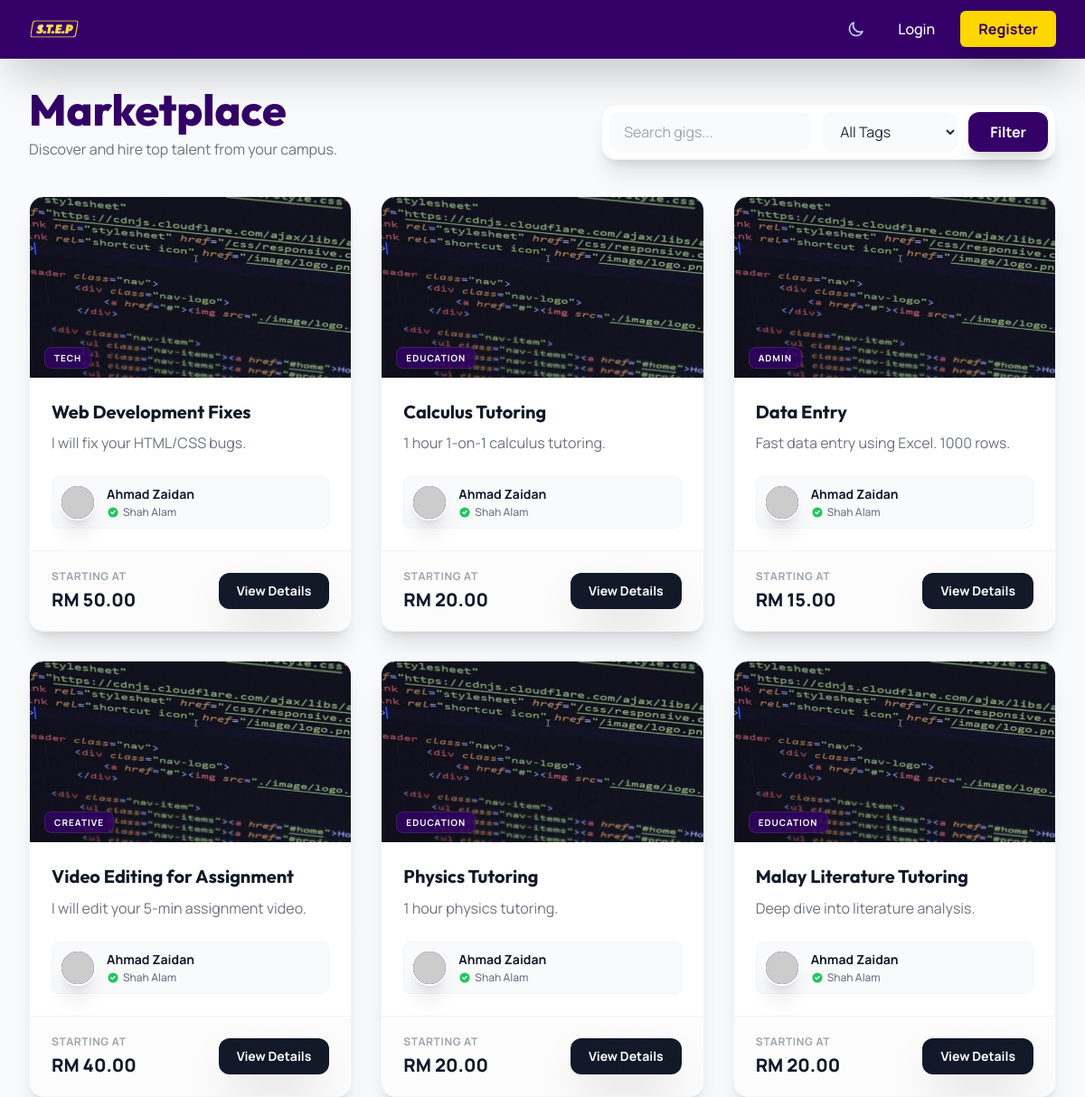
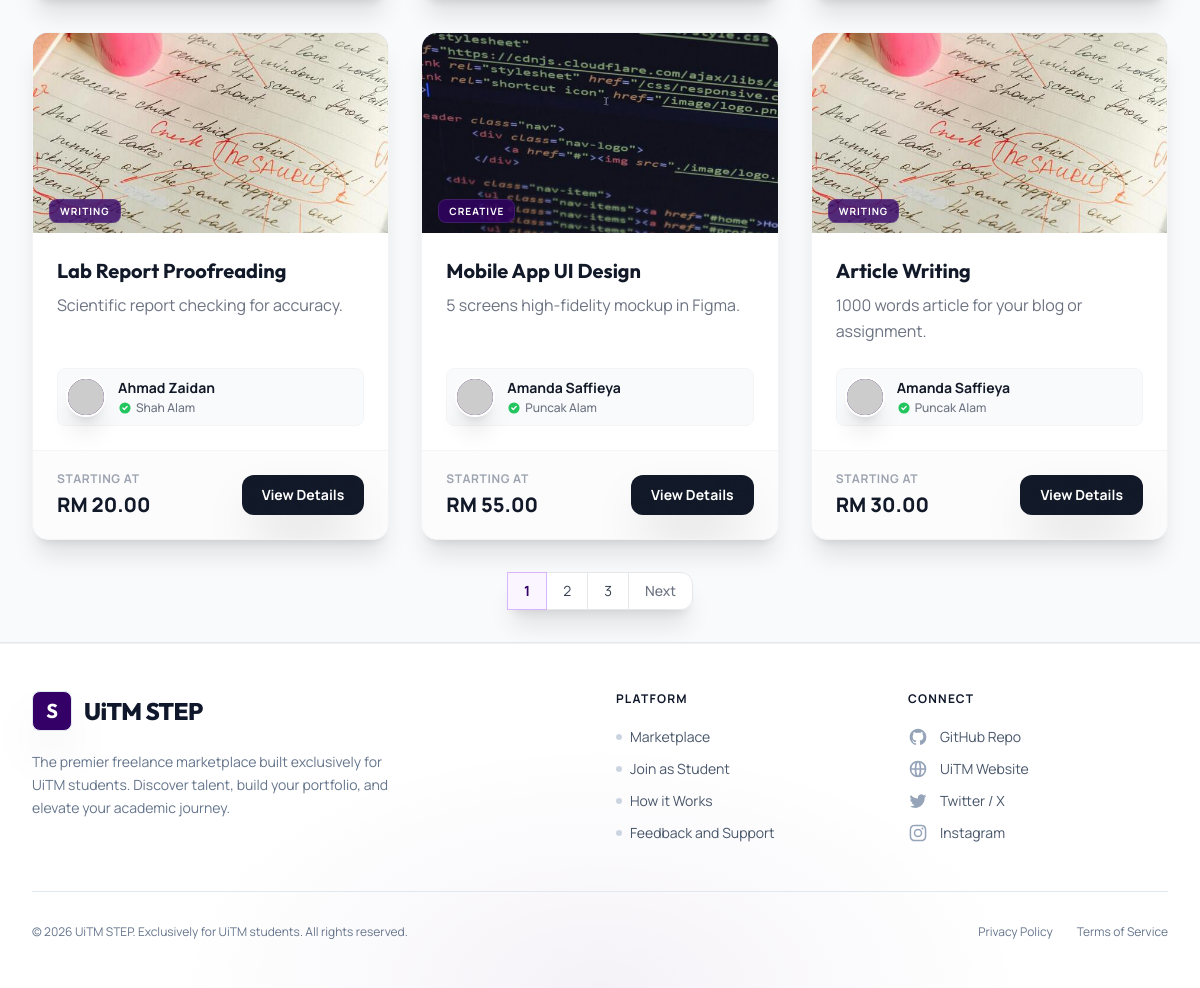
The page /marketplace.php on the database its author committed (2 pictures, top to bottom).
### tables this page shows
CREATE TABLE IF NOT EXISTS gigs (
    gig_id INT AUTO_INCREMENT PRIMARY KEY,
    seller_id INT NOT NULL,
    title VARCHAR(255) NOT NULL,
    description TEXT NOT NULL,
    price DECIMAL(10,2) NOT NULL,
    category VARCHAR(100) NOT NULL,
    status ENUM('active', 'inactive') DEFAULT 'active',
    image_url VARCHAR(255) DEFAULT NULL,
    youtube_url VARCHAR(255) DEFAULT NULL,
    created_at TIMESTAMP DEFAULT CURRENT_TIMESTAMP,
    FOREIGN KEY (seller_id) REFERENCES users(user_id) ON DELETE CASCADE
);

CREATE TABLE IF NOT EXISTS users (
    user_id INT AUTO_INCREMENT PRIMARY KEY,
    student_id VARCHAR(20) UNIQUE NOT NULL,
    name VARCHAR(100) NOT NULL,
    email VARCHAR(100) UNIQUE NOT NULL,
    password VARCHAR(255) NOT NULL,
    campus VARCHAR(100) NOT NULL,
    role ENUM('student', 'admin', 'banned') DEFAULT 'student',
    profile_picture VARCHAR(255) DEFAULT NULL,
    bio TEXT DEFAULT NULL,
    is_verified TINYINT(1) DEFAULT 0,
    otp_code VARCHAR(10) DEFAULT NULL,
    created_at TIMESTAMP DEFAULT CURRENT_TIMESTAMP
);

### includes/functions.php (called while the page is built, shortened)
<?php
function escape($string) {
    return htmlspecialchars($string ?? '', ENT_QUOTES, 'UTF-8');
}
function asset_url($path) {
    return ROOT_URL . ltrim($path, '/');
}
?>

### marketplace.php (the view, shortened to what this page needs)
<?php
require_once 'includes/functions.php';
require_once 'includes/db.php';
$limit = 9;
$page = isset($_GET['page']) ? (int)$_GET['page'] : 1;
$offset = ($page - 1) * $limit;
$is_logged_in = isset($_SESSION['user_id']);
$campus_filter = $_GET['campus'] ?? ($is_logged_in ? 'local' : 'all');
$tag_filter = $_GET['tag'] ?? '';
$search_query = trim($_GET['search'] ?? '');
$params = [];
$where_clauses = ["g.status = 'active'", "u.role = 'student'"];
$join_tags = "";
$where_sql = implode(' AND ', $where_clauses);
$count_sql = "SELECT COUNT(DISTINCT g.gig_id) FROM gigs g JOIN users u ON g.seller_id = u.user_id $join_tags WHERE $where_sql";
$stmt = $pdo->prepare($count_sql);
$stmt->execute($params);
$total_gigs = $stmt->fetchColumn();
$total_pages = ceil($total_gigs / $limit);
$sql = "SELECT g.*, u.name as seller_name, u.campus, u.profile_picture
        FROM gigs g
        JOIN users u ON g.seller_id = u.user_id
        $join_tags
        WHERE $where_sql
        GROUP BY g.gig_id
        ORDER BY g.created_at DESC
        LIMIT $limit OFFSET $offset";
$stmt = $pdo->prepare($sql);
$stmt->execute($params);
$gigs = $stmt->fetchAll();
require_once 'includes/header.php';
?>
<div class="mb-10 flex flex-col md:flex-row md:items-end justify-between gap-6">
    <div>
        <h1 class="text-4xl sm:text-5xl font-extrabold text-uitmPurple dark:text-white font-serif mb-2 transition-colors duration-300">Marketplace</h1>
        <p class="text-gray-500 dark:text-slate-400 transition-colors duration-300">Discover and hire top talent from your campus.</p>
    </div>
    <form action="marketplace" method="GET" class="flex flex-wrap gap-3 items-center bg-white dark:bg-slate-900 p-2 rounded-2xl shadow-xl border border-gray-100 dark:border-slate-800 transition-colors duration-300">
        <input type="text" name="search" placeholder="Search gigs..." value="<?php echo escape($search_query); ?>" class="px-4 py-2.5 bg-gray-50 dark:bg-slate-800 border-transparent rounded-xl focus:ring-2 focus:ring-uitmGold focus:bg-white dark:focus:bg-slate-700 text-slate-800 dark:text-slate-200 placeholder-gray-400 dark:placeholder-slate-500 transition-all outline-none w-full sm:w-auto">
        <select name="tag" class="px-4 py-2.5 bg-gray-50 dark:bg-slate-800 border-transparent rounded-xl focus:ring-2 focus:ring-uitmGold focus:bg-white dark:focus:bg-slate-700 text-slate-800 dark:text-slate-200 transition-all outline-none cursor-pointer max-w-[150px]">
            <option value="">All Tags</option>
        </select>
        <button type="submit" class="bg-uitmPurple text-white px-6 py-2.5 rounded-xl hover:bg-indigo-900 transition-all duration-300 font-bold shadow-xl">Filter</button>
    </form>
</div>
<?php if (count($gigs) > 0): ?>
    <div class="grid grid-cols-1 md:grid-cols-2 lg:grid-cols-3 gap-8">
        <?php $delay = 0; ?>
        <?php foreach ($gigs as $gig): ?>
            <div class="bg-white dark:bg-slate-900 rounded-2xl shadow-xl hover:shadow-2xl transition-all duration-500 flex flex-col overflow-hidden border border-gray-100 dark:border-slate-800 transform hover:-translate-y-2 animate-fade-in-up opacity-0" style="animation-delay: <?php echo $delay; ?>ms; animation-fill-mode: forwards;">
                <div class="w-full aspect-video bg-gray-200 dark:bg-slate-800 relative overflow-hidden group">
                    <?php
                        $media_items = [];
                        if (empty($media_items)) {
                            $cat = strtolower($gig['category']);
                            $thumb = 'assets/img/cat_programming.jpg';
                            if (strpos($cat, 'design') !== false) $thumb = 'assets/img/cat_design.jpg';
                            elseif (strpos($cat, 'video') !== false) $thumb = 'assets/img/cat_video.jpg';
                            elseif (strpos($cat, 'writing') !== false) $thumb = 'assets/img/cat_writing.jpg';
                            $media_items[] = ['type' => 'image', 'content' => asset_url($thumb)];
                        }
                    ?>
                    <div id="slider-<?php echo $gig['gig_id']; ?>" class="h-full w-full relative">
                        <?php foreach ($media_items as $index => $item): ?>
                            <div class="card-slide absolute inset-0 transition-opacity duration-300 <?php echo $index === 0 ? 'opacity-100 z-10' : 'opacity-0 z-0'; ?>" data-index="<?php echo $index; ?>">
                                <?php if ($item['type'] === 'youtube'): ?>
                                    <iframe class="w-full h-full pointer-events-none" src="<?php echo $item['content']; ?>?controls=0&mute=1&loop=1" frameborder="0"></iframe>
                                <?php else: ?>
                                    <img src="<?php echo $item['content']; ?>" alt="<?php echo escape($gig['title']); ?>" class="w-full h-full object-cover transition-transform duration-700 group-hover:scale-110">
                                <?php endif; ?>
                            </div>
                        <?php endforeach; ?>
                    </div>
                    <div class="absolute bottom-3 left-4 pointer-events-none z-20">
                        <span class="text-[10px] font-bold text-white uppercase tracking-widest bg-uitmPurple/80 backdrop-blur-sm px-2.5 py-1 rounded-lg border border-white/10 shadow-xl"><?php echo escape($gig['category']); ?></span>
                    </div>
                </div>
                <div class="p-6 flex-grow flex flex-col">
                    <h3 class="text-xl font-bold text-gray-900 dark:text-white mb-2 leading-snug hover:text-uitmPurple dark:hover:text-purple-300 transition-colors cursor-pointer font-serif line-clamp-2"><?php echo escape($gig['title']); ?></h3>
                    <p class="text-gray-500 dark:text-slate-400 mb-6 line-clamp-3 leading-relaxed"><?php echo escape($gig['description']); ?></p>
                    <div class="text-sm text-gray-600 dark:text-slate-400 flex items-center bg-gray-50 dark:bg-slate-800 p-2 rounded-lg border border-gray-100 dark:border-slate-700 mt-auto transition-colors duration-300">
                        <?php
                            $seller_avatar = !empty($gig['profile_picture'])
                                ? asset_url($gig['profile_picture'])
                                : 'https://ui-avatars.com/api/?name=' . urlencode($gig['seller_name']) . '&background=330066&color=FFD700';
                        ?>
                        <div class="w-10 h-10 rounded-full bg-uitmPurple flex items-center justify-center text-white font-bold mr-3 overflow-hidden shrink-0 border-2 border-white shadow-xl">
                            <img src="<?php echo $seller_avatar; ?>" alt="<?php echo escape($gig['seller_name']); ?>" class="w-full h-full object-cover">
                        </div>
                        <div>
                            <span class="block font-bold text-gray-900 dark:text-white text-sm"><?php echo escape($gig['seller_name']); ?></span>
                            <span class="flex items-center text-xs text-gray-500 dark:text-slate-500 mt-0.5 font-medium">
                                <svg class="w-3.5 h-3.5 text-green-500 mr-1" fill="currentColor" viewBox="0 0 20 20"><path fill-rule="evenodd" d="M10 18a8 8 0 100-16 8 8 0 000 16zm3.707-9.293a1 1 0 00-1.414-1.414L9 10.586 7.707 9.293a1 1 0 00-1.414 1.414l2 2a1 1 0 001.414 0l4-4z" clip-rule="evenodd"></path></svg>
                                <?php echo escape(str_replace(['UiTM Kampus ', 'UiTM '], '', $gig['campus'])); ?>
                            </span>
                        </div>
                    </div>
                </div>
                <div class="bg-gray-50/50 dark:bg-slate-950/50 px-6 py-5 mt-auto border-t border-gray-100 dark:border-slate-800 flex items-center justify-between transition-colors duration-300">
                    <div class="flex flex-col">
                        <span class="text-xs text-gray-400 dark:text-slate-500 uppercase font-bold tracking-wider mb-1">Starting at</span>
                        <span class="text-xl font-extrabold text-gray-900 dark:text-white">RM <?php echo number_format($gig['price'], 2); ?></span>
                    </div>
                    <a href="<?php echo ROOT_URL; ?>gigs/details?id=<?php echo $gig['gig_id']; ?>" class="text-sm bg-gray-900 dark:bg-slate-800 hover:bg-uitmPurple text-white px-5 py-2.5 rounded-xl font-bold transition-all duration-300 shadow-2xl hover:shadow-2xl transform hover:scale-105">View Details</a>
                </div>
            </div>
            <?php $delay += 100; ?>
        <?php endforeach; ?>
    </div>
    <?php if ($total_pages > 1): ?>
    <div class="mt-8 flex justify-center">
        <nav class="inline-flex rounded-xl shadow-xl -space-x-px" aria-label="Pagination">
            <?php for($i = 1; $i <= $total_pages; $i++): ?>
                <a href="?page=<?php echo $i; ?>&campus=<?php echo urlencode($campus_filter); ?>&tag=<?php echo urlencode($tag_filter); ?>&search=<?php echo urlencode($search_query); ?>" class="relative inline-flex items-center px-4 py-2 border <?php echo $i === $page ? 'border-purple-300 dark:border-purple-500/30 bg-purple-50 dark:bg-uitmPurple/30 text-uitmPurple dark:text-purple-300 font-bold z-10' : 'border-gray-200 dark:border-slate-700 bg-white dark:bg-slate-800 text-gray-700 dark:text-slate-300 hover:bg-gray-50 dark:hover:bg-slate-700 transition-colors'; ?> text-sm">
                    <?php echo $i; ?>
                </a>
            <?php endfor; ?>
            <?php if($page < $total_pages): ?>
                <a href="?page=<?php echo $page+1; ?>&campus=<?php echo urlencode($campus_filter); ?>&tag=<?php echo urlencode($tag_filter); ?>&search=<?php echo urlencode($search_query); ?>" class="relative inline-flex items-center px-4 py-2 rounded-r-xl border border-gray-200 dark:border-slate-700 bg-white dark:bg-slate-800 text-sm font-medium text-gray-500 dark:text-slate-400 hover:bg-gray-50 dark:hover:bg-slate-700 transition-colors">Next</a>
            <?php endif; ?>
        </nav>
    </div>
    <?php endif; ?>
<?php endif; ?>
<?php require_once 'includes/footer.php'; ?>

### rows shown on the page
gigs: title "Web Development Fixes", description "I will fix your HTML/CSS bugs.", seller.name "Ahmad Zaidan", seller.campus "Shah Alam", price "50.00"
gigs: title "Calculus Tutoring", description "1 hour 1-on-1 calculus tutoring.", seller.name "Ahmad Zaidan", seller.campus "Shah Alam", price "20.00"
gigs: title "Data Entry", description "Fast data entry using Excel. 1000 rows.", seller.name "Ahmad Zaidan", seller.campus "Shah Alam", price "15.00"
gigs: title "Video Editing for Assignment", description "I will edit your 5-min assignment video.", seller.name "Ahmad Zaidan", seller.campus "Shah Alam", price "40.00"
gigs: title "Physics Tutoring", description "1 hour physics tutoring.", seller.name "Ahmad Zaidan", seller.campus "Shah Alam", price "20.00"
gigs: title "Malay Literature Tutoring", description "Deep dive into literature analysis.", seller.name "Ahmad Zaidan", seller.campus "Shah Alam", price "20.00"
gigs: title "Lab Report Proofreading", description "Scientific report checking for accuracy.", seller.name "Ahmad Zaidan", seller.campus "Shah Alam", price "20.00"
gigs: title "Mobile App UI Design", description "5 screens high-fidelity mockup in Figma.", seller.name "Amanda Saffieya", seller.campus "Puncak Alam", price "55.00"
gigs: title "Article Writing", description "1000 words article for your blog or assignment.", seller.name "Amanda Saffieya", seller.campus "Puncak Alam", price "30.00"
